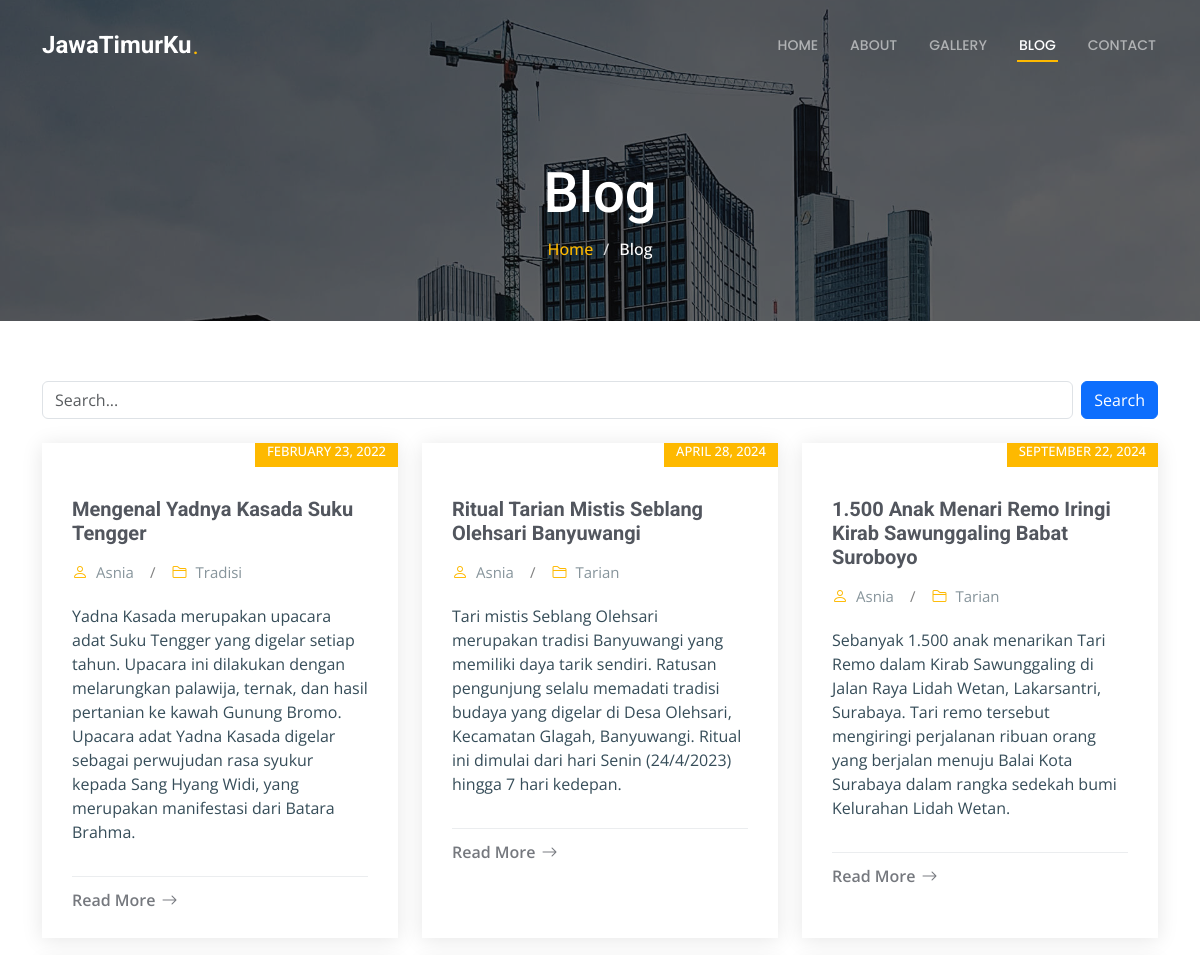
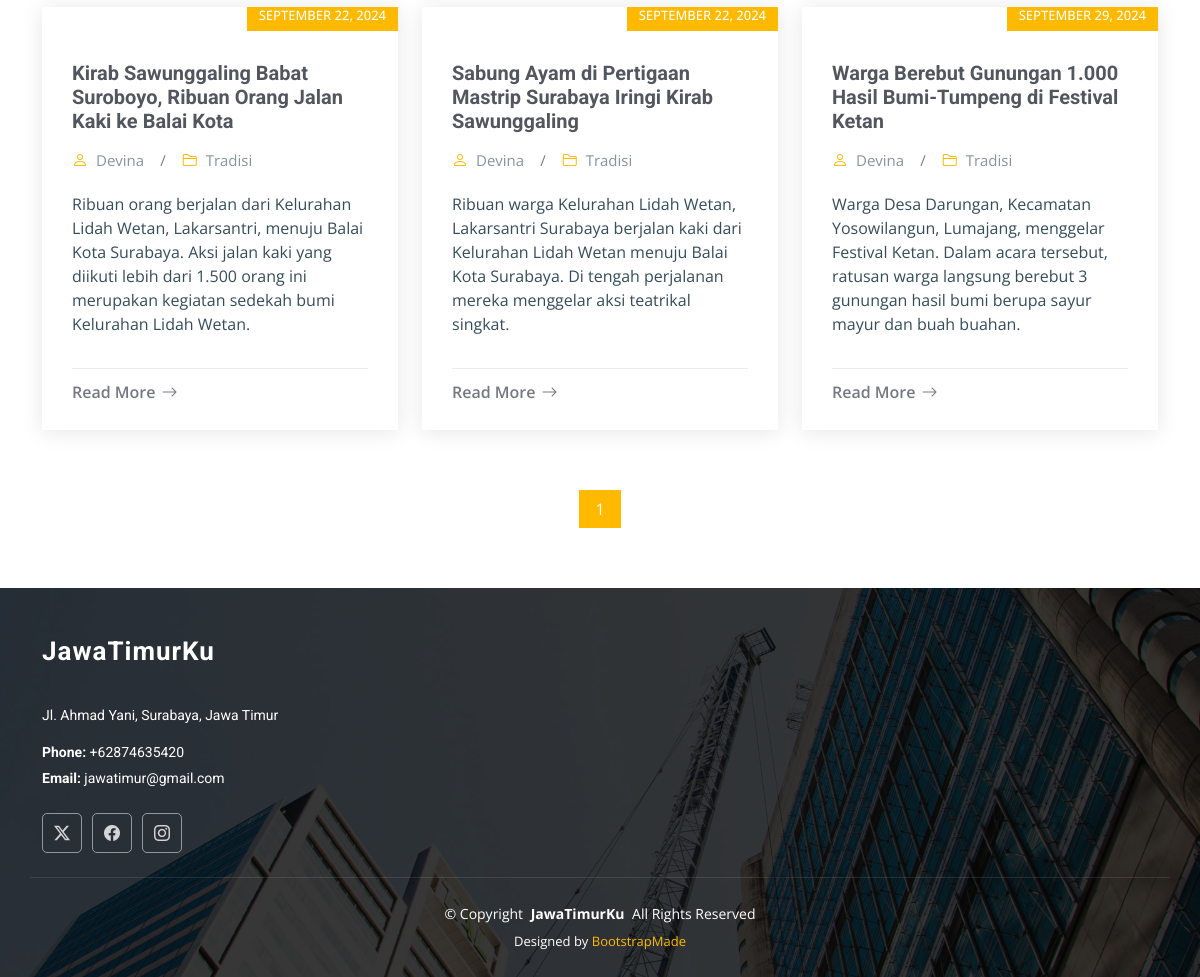
Screenshot of /blog.php with the database file from the repository (2 pictures, top to bottom).
### tables this page shows
CREATE TABLE `tberita` (
  `id_berita` int(3) NOT NULL,
  `nama_penulis` varchar(128) NOT NULL,
  `tanggal` date NOT NULL,
  `jenis_berita` varchar(128) NOT NULL,
  `judul_berita` text NOT NULL,
  `paragraf_1` text NOT NULL,
  `paragraf_2` text NOT NULL,
  `paragraf_3` text NOT NULL,
  `paragraf_4` text NOT NULL,
  `gambar` varchar(128) NOT NULL
);

CREATE TABLE `tkontak` (
  `id_kontak` int(3) NOT NULL,
  `address` varchar(128) NOT NULL,
  `call_us` varchar(20) NOT NULL,
  `email_us` varchar(128) NOT NULL,
  `maps` varchar(500) NOT NULL,
  `twitter` varchar(255) NOT NULL,
  `facebook` varchar(255) NOT NULL,
  `instagram` varchar(255) NOT NULL
);

### blog.php (the view, shortened to what this page needs)
<?php
include('koneksi.php');
$perPage = 6;
$page = isset($_GET['page']) ? (int)$_GET['page'] : 1;
$offset = ($page - 1) * $perPage;
$searchTerm = isset($_POST['search_term']) ? $_POST['search_term'] : '';
$totalQuery = "SELECT COUNT(*) as total FROM tberita WHERE judul_berita LIKE '%$searchTerm%'";
$totalResult = mysqli_query($koneksi, $totalQuery);
$totalRow = mysqli_fetch_assoc($totalResult);
$totalData = $totalRow['total'];
$totalPages = ceil($totalData / $perPage);
$query = "SELECT id_berita, nama_penulis, tanggal, jenis_berita, judul_berita, paragraf_1, gambar
          FROM tberita
          WHERE judul_berita LIKE '%$searchTerm%'
          ORDER BY tanggal ASC
          LIMIT $perPage OFFSET $offset";
$result = mysqli_query($koneksi, $query);
?>
<!DOCTYPE html>
<html lang="en">
  <head>
    <link
      href="assets/vendor/bootstrap/css/bootstrap.min.css"
      rel="stylesheet"
    />
    <link
      href="assets/vendor/bootstrap-icons/bootstrap-icons.css"
      rel="stylesheet"
    />
    <link href="assets/vendor/aos/aos.css" rel="stylesheet" />
    <link
      href="assets/vendor/fontawesome-free/css/all.min.css"
      rel="stylesheet"
    />
    <link
      href="assets/vendor/glightbox/css/glightbox.min.css"
      rel="stylesheet"
    />
    <link href="assets/vendor/swiper/swiper-bundle.min.css" rel="stylesheet" />
    <link href="assets/css/main.css" rel="stylesheet" />
  </head>
  <body class="blog-page">
    <header id="header" class="header d-flex align-items-center fixed-top">
      <div
        class="container-fluid container-xl position-relative d-flex align-items-center justify-content-between"
      >
        <a href="index.php" class="logo d-flex align-items-center">
          <h1 class="sitename">JawaTimurKu</h1>
          <span>.</span>
        </a>
        <nav id="navmenu" class="navmenu">
          <ul>
            <li><a href="index.php">Home</a></li>
            <li><a href="about.php">About</a></li>
            <li><a href="projects.php">Gallery</a></li>
            <li><a href="blog.php" class="active">Blog</a></li>
            <li><a href="contact.php">Contact</a></li>
          </ul>
        </nav>
      </div>
    </header>
    <main class="main">
      <div
        class="page-title dark-background"
        style="background-image: url(assets/img/page-title-bg.jpg)"
      >
        <div class="container position-relative">
          <h1>Blog</h1>
          <nav class="breadcrumbs">
            <ol>
              <li><a href="index.php">Home</a></li>
              <li class="current">Blog</li>
            </ol>
          </nav>
        </div>
      </div>
      <section id="blog-posts" class="blog-posts section">
        <div class="container">
                <div class="row">
          <div class="col-lg-12">
            <form action="" method="POST" class="mb-4 d-flex">
              <input type="text" name="search_term" placeholder="Search..." class="form-control me-2" value="<?php echo isset($searchTerm) ? $searchTerm : ''; ?>" />
              <button type="submit" class="btn btn-primary">Search</button>
            </form>
          </div>
        </div>
          <div class="row gy-4">
          <?php while ($row = mysqli_fetch_assoc($result)): ?>
            <div class="col-lg-4" data-aos="fade-up" data-aos-delay="100">
              <article class="position-relative h-100">
                <div class="post-img position-relative overflow-hidden">
                  <span class="post-date"><?= date('F d, Y', strtotime($row['tanggal'])); ?></span>
                </div>
                <div class="post-content d-flex flex-column">
                  <h3 class="post-title">
                  <?= $row['judul_berita']; ?>
                  </h3>
                  <div class="meta d-flex align-items-center">
                    <div class="d-flex align-items-center">
                      <i class="bi bi-person"></i>
                      <span class="ps-2"><?= $row['nama_penulis']; ?></span>
                    </div>
                    <span class="px-3 text-black-50">/</span>
                    <div class="d-flex align-items-center">
                      <i class="bi bi-folder2"></i>
                      <span class="ps-2"><?= $row['jenis_berita']; ?></span>
                    </div>
                  </div>
                  <p><?= $row['paragraf_1']; ?></p>
                  <hr />
                  <a href="detail_berita.php?id_berita=<?= $row['id_berita']; ?>" class="readmore stretched-link"
                    ><span>Read More</span><i class="bi bi-arrow-right"></i
                  ></a>
                </div>
              </article>
            </div>
            <?php endwhile; ?>
          </div>
        </div>
      </section>
      <section id="blog-pagination" class="blog-pagination section">
        <div class="container">
          <div class="d-flex justify-content-center">
          <ul class="pagination">
        <?php for ($i = 1; $i <= $totalPages; $i++): ?>
        <li><a href="?page=<?= $i; ?>" class="<?= $i == $page ? 'active' : ''; ?>"><?= $i; ?></a></li>
        <?php endfor; ?>
    </ul>
          </div>
        </div>
      </section>
    </main>
<?php include "footer.php"; ?>

### footer.php (shortened to what this page needs)
<?php
  $result_kontak = mysqli_query($koneksi, "SELECT * FROM tkontak LIMIT 1");
  $data = mysqli_fetch_array($result_kontak);
?>
<footer id="footer" class="footer dark-background">
      <div class="container footer-top">
        <div class="row gy-4">
          <div class="col-lg-4 col-md-6 footer-about">
            <a href="index.php" class="logo d-flex align-items-center">
              <span class="sitename">JawaTimurKu</span>
            </a>
            <div class="footer-contact pt-3">
              <p><?= $data['address']; ?></p>
              <p class="mt-3">
                <strong>Phone:</strong> <span><?= $data['call_us']; ?></span>
              </p>
              <p><strong>Email:</strong> <span><?= $data['email_us']; ?></span></p>
            </div>
            <div class="social-links d-flex mt-4">
              <a href="<?= $data['twitter']; ?>"><i class="bi bi-twitter-x"></i></a>
              <a href="<?= $data['facebook']; ?>"><i class="bi bi-facebook"></i></a>
              <a href="<?= $data['instagram']; ?>"><i class="bi bi-instagram"></i></a>
            </div>
          </div>
      <div class="container copyright text-center mt-4">
        <p>
          © <span>Copyright</span>
          <strong class="px-1 sitename">JawaTimurKu</strong>
          <span>All Rights Reserved</span>
        </p>
        <div class="credits">
          Designed by <a href="https://bootstrapmade.com/">BootstrapMade</a>
        </div>
      </div>
    </footer>
  </body>
</html>

### rows the page displays
tberita: tanggal "FEBRUARY 23, 2022", judul_berita "Mengenal Yadnya Kasada Suku Tengger", nama_penulis "Asnia", jenis_berita "Tradisi", paragraf_1 "Yadna Kasada merupakan upacara adat Suku Tengger yang digelar setiap tahun. Upacara ini dilakukan dengan melarungkan palawija, ternak, dan hasil pertanian ke kawah Gunung Bromo. Upacara adat Yadna Kasada digelar sebagai perwujudan rasa syukur kepada Sang Hyang Widi, yang merupakan manifestasi dari Batara Brahma."
tberita: tanggal "APRIL 28, 2024", judul_berita "Ritual Tarian Mistis Seblang Olehsari Banyuwangi", nama_penulis "Asnia", jenis_berita "Tarian", paragraf_1 "Tari mistis Seblang Olehsari merupakan tradisi Banyuwangi yang memiliki daya tarik sendiri. Ratusan pengunjung selalu memadati tradisi budaya yang digelar di Desa Olehsari, Kecamatan Glagah, Banyuwangi. Ritual ini dimulai dari hari Senin (24/4/2023) hingga 7 hari kedepan."
tberita: tanggal "SEPTEMBER 22, 2024", judul_berita "1.500 Anak Menari Remo Iringi Kirab Sawunggaling Babat Suroboyo", nama_penulis "Asnia", jenis_berita "Tarian", paragraf_1 "Sebanyak 1.500 anak menarikan Tari Remo dalam Kirab Sawunggaling di Jalan Raya Lidah Wetan, Lakarsantri, Surabaya. Tari remo tersebut mengiringi perjalanan ribuan orang yang berjalan menuju Balai Kota Surabaya dalam rangka sedekah bumi Kelurahan Lidah Wetan."
tberita: tanggal "SEPTEMBER 22, 2024", judul_berita "Kirab Sawunggaling Babat Suroboyo, Ribuan Orang Jalan Kaki ke Balai Kota", nama_penulis "Devina", jenis_berita "Tradisi", paragraf_1 "Ribuan orang berjalan dari Kelurahan Lidah Wetan, Lakarsantri, menuju Balai Kota Surabaya. Aksi jalan kaki yang diikuti lebih dari 1.500 orang ini merupakan kegiatan sedekah bumi Kelurahan Lidah Wetan."
tberita: tanggal "SEPTEMBER 22, 2024", judul_berita "Sabung Ayam di Pertigaan Mastrip Surabaya Iringi Kirab Sawunggaling", nama_penulis "Devina", jenis_berita "Tradisi", paragraf_1 "Ribuan warga Kelurahan Lidah Wetan, Lakarsantri Surabaya berjalan kaki dari Kelurahan Lidah Wetan menuju Balai Kota Surabaya. Di tengah perjalanan mereka menggelar aksi teatrikal singkat."
tberita: tanggal "SEPTEMBER 29, 2024", judul_berita "Warga Berebut Gunungan 1.000 Hasil Bumi-Tumpeng di Festival Ketan", nama_penulis "Devina", jenis_berita "Tradisi", paragraf_1 "Warga Desa Darungan, Kecamatan Yosowilangun, Lumajang, menggelar Festival Ketan. Dalam acara tersebut, ratusan warga langsung berebut 3 gunungan hasil bumi berupa sayur mayur dan buah buahan."
tkontak: address "Jl. Ahmad Yani, Surabaya, Jawa Timur", call_us "+62874635420", email_us "jawatimur@gmail.com"
